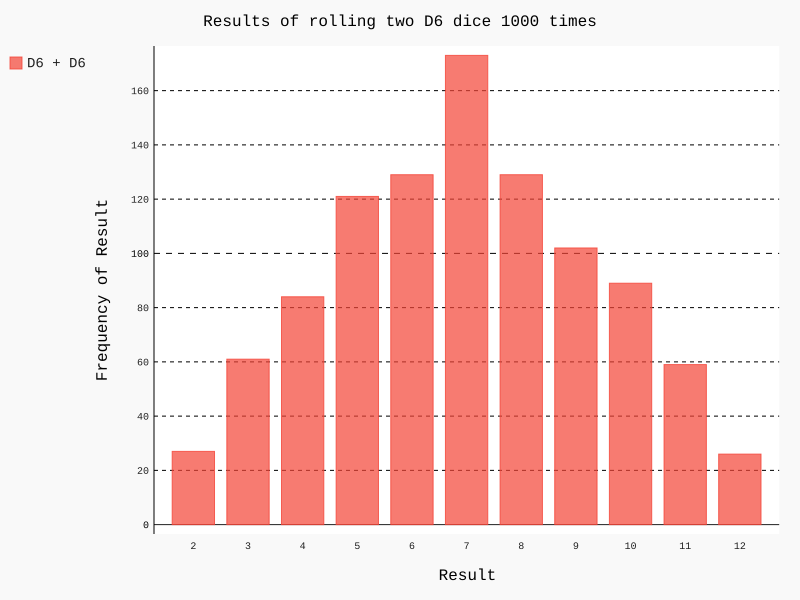

This chart was generated by the following Python code:
import pygal
from die import Die

# Create two D6 dice
die_1 = Die()
die_2 = Die()

# Make some rolls, and store results in a list
results = []
for roll_num in range(1000):
    result = die_1.roll() + die_2.roll()
    results.append(result)

# Analyze the results
frequencies = []
max_result = die_1.num_sides + die_2.num_sides
for value in range(2, max_result+1):
    frequency = results.count(value)
    frequencies.append(frequency)

# print(frequencies)

# Visualize the results
hist = pygal.Bar()

hist.title = 'Results of rolling two D6 dice 1000 times'
hist.x_labels = list(range(2, 13))
hist.x_title = 'Result'
hist.y_title = 'Frequency of Result'

hist.add('D6 + D6', frequencies)
hist.render_to_file('dice_visual.svg')
